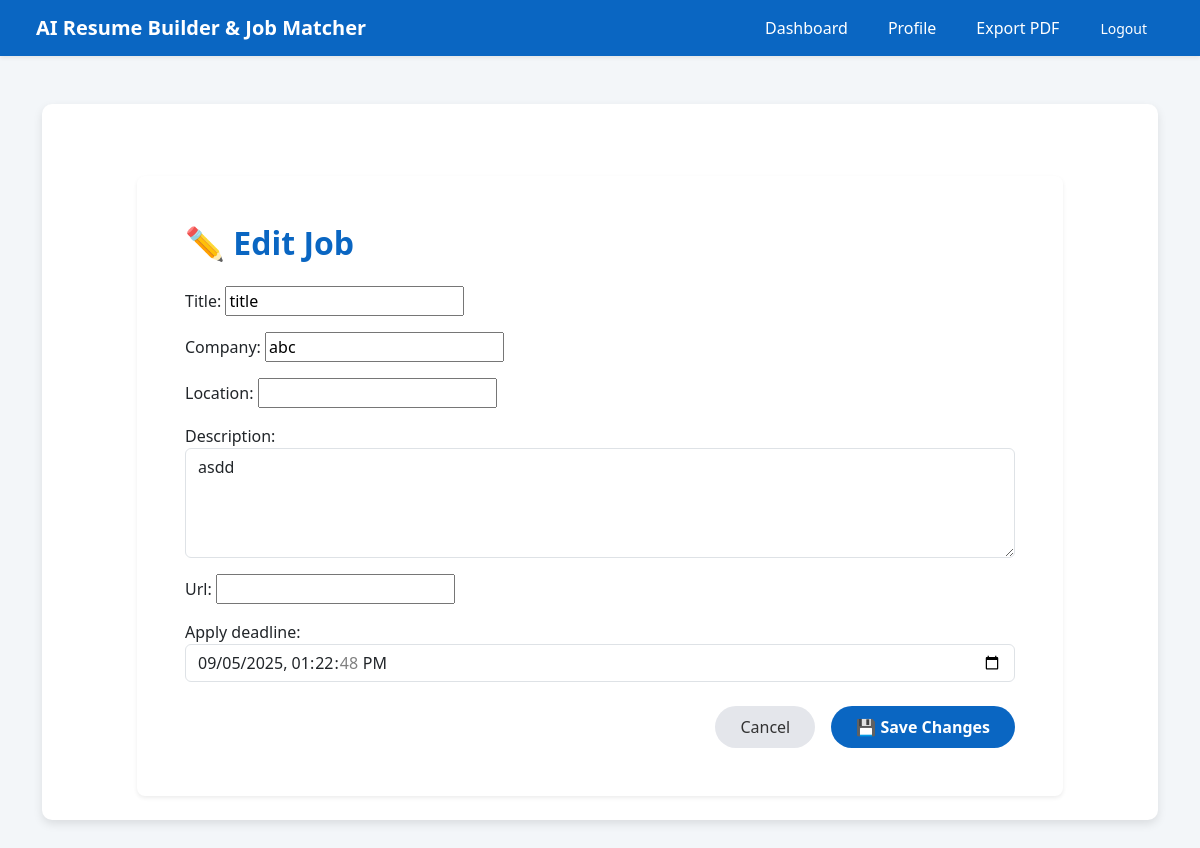
The page /jobs/2/edit/ (signed in) on the database its author committed.
### builder/models.py (models this page shows)
class JobPosting(models.Model):
    user = models.ForeignKey(User, on_delete=models.CASCADE)
    title = models.CharField(max_length=160)
    company = models.CharField(max_length=160)
    location = models.CharField(max_length=120, blank=True)
    description = models.TextField()
    url = models.URLField(blank=True)
    created_at = models.DateTimeField(auto_now_add=True)
    posted_date = models.DateTimeField(default=timezone.now)
    apply_deadline = models.DateTimeField(default=timezone.now)

### builder/views.py (the view)
# urls.py: path("jobs/<int:job_id>/edit/", views.edit_job, name="edit_job"),
@login_required
def edit_job(request, job_id):
    job = get_object_or_404(JobPosting, id=job_id, user=request.user)
    if request.method == "POST":
        form = JobPostingForm(request.POST, instance=job)
        if form.is_valid():
            form.save()
            messages.success(request, "Job updated successfully!")
            return redirect("dashboard")
    else:
        form = JobPostingForm(instance=job)
    return render(request, "builder/edit_job.html", {"form": form})

### builder/forms.py
class JobPostingForm(forms.ModelForm):
    class Meta:
        model = JobPosting
        fields = ["title", "company", "location", "description", "url", "apply_deadline"]
        widgets = {
            "description": forms.Textarea(attrs={"rows": 4, "class": "form-control"}),
            "apply_deadline": forms.DateTimeInput(attrs={"type": "datetime-local", "class": "form-control"}),
        }

### builder/templates/builder/edit_job.html (shortened to what this page needs)
{% extends "builder/base.html" %}
{% block content %}
<div class="container mt-5" style="max-width: 950px;">
  <div class="card shadow-sm border-0 rounded-3">
    <div class="card-body p-5">
      <h2 class="fw-bold mb-4" style="color:#0A66C2;">
        ✏️ Edit Job
      </h2>
      <form method="post" class="needs-validation">
        <div class="mb-4">
          {{ form.as_p }}
        </div>
        <div class="d-flex justify-content-end gap-3 mt-4">
          <a href="{% url 'dashboard' %}"
             class="btn px-4 py-2"
             style="background-color:#e4e6eb; color:#333; font-weight:500; border-radius:50px;">
            Cancel
          </a>
          <button type="submit" class="btn px-4 py-2"
                  style="background-color:#0A66C2; color:white; font-weight:600; border-radius:50px;">
            💾 Save Changes
          </button>
        </div>
      </form>
    </div>
  </div>
</div>
{% endblock %}

### builder/templates/builder/base.html (style rules this page uses)
body { background-color: #f3f6f9; }

### rows shown on the page
JobPosting: title "title", company "abc", description "asdd", apply_deadline "09/05/2025 13:22:48"
